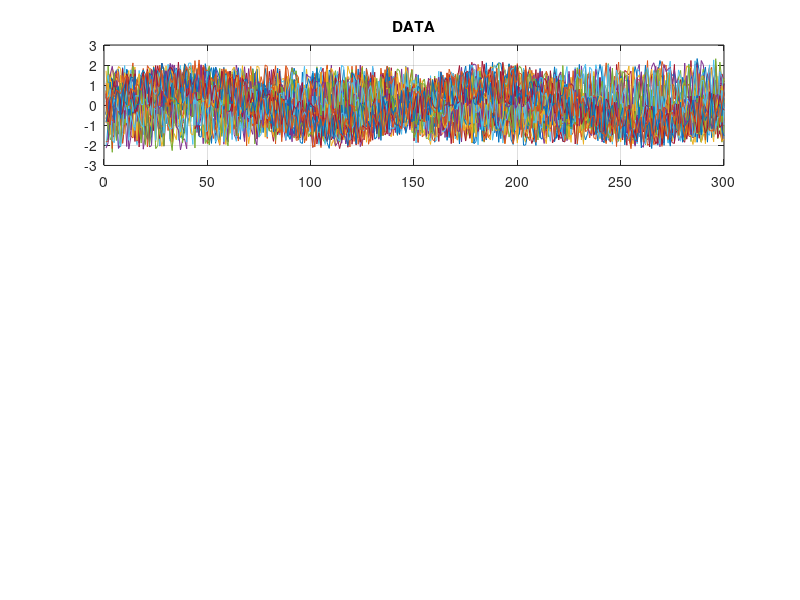

This chart was generated by the following MATLAB code: (Note: this script raises an error after producing the figure.)

NT = 300;
NV = 200;

DAT = zeros(NT,NV);

c1  = zeros(NT,1);  c1(1:round(NT/2)) = 0.5;  c1(round(NT/2):end) = -0.5;
c2  = [0:NT-1]'/(NT-1);
c3  = sin(c2*2*pi*2);
for N =   1:round(NV/3),  DAT(:,N) = c1;  end
for N = round(NV/3)+1:2*round(NV/3),  DAT(:,N) = c2;  end
for N = 2*round(NV/3)+1:NV,  DAT(:,N) = c3;  end

%DAT = permute(DAT,[2 1]);  % (t,chan) --> (chan,t)

DAT = DAT + rand(size(DAT))*2;

% normalization, mean=0,std=1
m = mean(DAT,1);
s = std(DAT,[],1);
for N = 1:size(DAT,2),
  if s(N) ~= 0,
    DAT(:,N) = (DAT(:,N) - m(N)) / s(N);
  else
    DAT(:,N) = 0;
  end
end

figure;
subplot(311);
plot(DAT(:,[1:10 round(NV/3)+1:round(NV/3)+10 2*round(NV/3)+1:2*round(NV/3)+10]));  grid on;
title('DATA');

doJade = 0;
useJadeAsGuess = 0; %if this is 1, we use Jade to initialise the KGV and KMI
                    %exception: for n=16, use fast ICA by default (see below)

numSources = size(DAT,1);
etaLapl = 0.01;   %UPDATE OPTIONS.tol IN CONTRAST_PLS2 FOR 16 SIGNAL CASE
kernelSizeKMILapl = 3; %3 in KMI tech report

%Generate random matrix with small condition number, by randomly perturbing
%an orthogonal matrix
mixMat = rand(numSources,numSources);
while ~((1 <=cond(mixMat)) & (cond(mixMat) <= 2)),
  mixMat = rand_orth(numSources)+1/numSources*rand(numSources,numSources);
end

%x = mixMat*srcArray;     %generate mixtures of data
invTrueW = inv(mixMat); %

if doJade > 0,
  [WJade] = jadeR(DAT,numSources);
else
  WJade = rand_orth(numSources);
end

%using fica result to initialise KMI and KGV
if useJadeAsGuess > 0,
  Wguess = WJade;  %used to initialise KMI and KGV
else
  Wguess = rand_orth(numSources);
end

[W,Score] = kernel_ica(DAT,'ncomp',numSources,'contrast','kcTrace','eta',etaLapl, ...
                       'sig',kernelSizeKMILapl,'kernel','laplace','polish',0,...
                       'restarts',0,'disp',0,'invTrueW',invTrueW,'W0',Wguess);    

IC = W*DAT;


subplot(312);
plot(IC');  grid on;
title('ICA');




% PCA %%%%%%%%%%%%%%%%%%%%%%%%%%%%%%%%%%%%%%%%%%%%%%%%%%%%%%%%%%%%%%%%%%
DAT = permute(DAT,[2 1]);  % (t,chan) --> (chan,t)

SigMean = mean(DAT,1);

% covmatrix
Ndata = size(DAT,1);
Ndims = size(DAT,2);
CV    = zeros(Ndims,Ndims);
if flag == 0,  Ndata = Ndata - 1;  end
for iX = 1:Ndims,
  x = double(DAT(:,iX)) - SigMean(iX);
  CV(iX,iX) = sum(x .* x) / Ndata;
  for iY = iX+1:Ndims,
    y = double(DAT(:,iY)) - SigMean(iY);
    CV(iX,iY) = sum(x .* y) / Ndata;
    CV(iY,iX) = CV(iX,iY);
  end
end

[U,eVar,PC] = svds(CV,Ndims);
eVar = diag(eVar);

subplot(313);
plot(PC(:,[1:3]));  grid on;
title('PCA');
